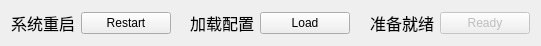
    <widget class="QWidget" name="layoutWidget_2">
     <property name="geometry">
      <rect>
       <x>10</x>
       <y>7</y>
       <width>541</width>
       <height>27</height>
      </rect>
     </property>
     <layout class="QHBoxLayout" name="horizontalLayout_3">
      <item>
       <widget class="QLabel" name="label1_1">
        <property name="font">
         <font>
          <pointsize>12</pointsize>
          <weight>50</weight>
          <bold>false</bold>
         </font>
        </property>
        <property name="text">
         <string>系统重启</string>
        </property>
        <property name="buddy">
         <cstring>lineEdit2_2</cstring>
        </property>
       </widget>
      </item>
      <item>
       <widget class="QPushButton" name="pushButton1_3">
        <property name="minimumSize">
         <size>
          <width>90</width>
          <height>0</height>
         </size>
        </property>
        <property name="font">
         <font>
          <weight>50</weight>
          <bold>false</bold>
         </font>
        </property>
        <property name="text">
         <string>Restart</string>
        </property>
       </widget>
      </item>
      <item>
       <spacer name="horizontalSpacer_4">
        <property name="orientation">
         <enum>Qt::Horizontal</enum>
        </property>
        <property name="sizeHint" stdset="0">
         <size>
          <width>40</width>
          <height>20</height>
         </size>
        </property>
       </spacer>
      </item>
      <item>
       <widget class="QLabel" name="label1_2">
        <property name="font">
         <font>
          <pointsize>12</pointsize>
          <weight>50</weight>
          <bold>false</bold>
         </font>
        </property>
        <property name="text">
         <string>加载配置</string>
        </property>
        <property name="buddy">
         <cstring>lineEdit2_2</cstring>
        </property>
       </widget>
      </item>
      <item>
       <widget class="QPushButton" name="pushButton1_1">
        <property name="minimumSize">
         <size>
          <width>90</width>
          <height>0</height>
         </size>
        </property>
        <property name="font">
         <font>
          <weight>50</weight>
          <bold>false</bold>
         </font>
        </property>
        <property name="text">
         <string>Load</string>
        </property>
       </widget>
      </item>
      <item>
       <spacer name="horizontalSpacer_5">
        <property name="orientation">
         <enum>Qt::Horizontal</enum>
        </property>
        <property name="sizeHint" stdset="0">
         <size>
          <width>40</width>
          <height>20</height>
         </size>
        </property>
       </spacer>
      </item>
      <item>
       <widget class="QLabel" name="label1_4">
        <property name="font">
         <font>
          <pointsize>12</pointsize>
          <weight>50</weight>
          <bold>false</bold>
         </font>
        </property>
        <property name="text">
         <string>准备就绪</string>
        </property>
        <property name="buddy">
         <cstring>lineEdit2_2</cstring>
        </property>
       </widget>
      </item>
      <item>
       <widget class="QPushButton" name="pushButton1_2">
        <property name="enabled">
         <bool>false</bool>
        </property>
        <property name="minimumSize">
         <size>
          <width>90</width>
          <height>0</height>
         </size>
        </property>
        <property name="font">
         <font>
          <weight>50</weight>
          <bold>false</bold>
         </font>
        </property>
        <property name="text">
         <string>Ready</string>
        </property>
       </widget>
      </item>
     </layout>
    </widget>
